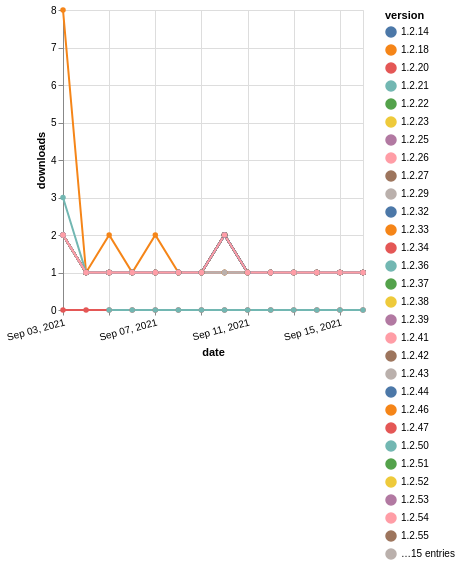

The Vega-Lite source for this figure:
### Vega-Lite specification from a JSON file in a GitHub repository (floating-point values rounded to 4 significant figures; data arrays with more than 128 entries replaced by an {"elided": "..."} marker saying what was removed)
{"$schema": "https://vega.github.io/schema/vega-lite/v5.json", "description": "A simple bar chart with embedded data.", "data": {"values": {"elided": "614 records"}}, "width": "container", "mark": {"type": "line", "point": {"filled": true}}, "encoding": {"x": {"field": "date", "type": "temporal", "timeUnit": "yearmonthdate", "title": "date", "axis": {"labelAngle": -15}}, "y": {"field": "delta", "type": "quantitative", "title": "downloads"}, "color": {"field": "version", "type": "nominal"}, "tooltip": {"field": "delta"}}}
